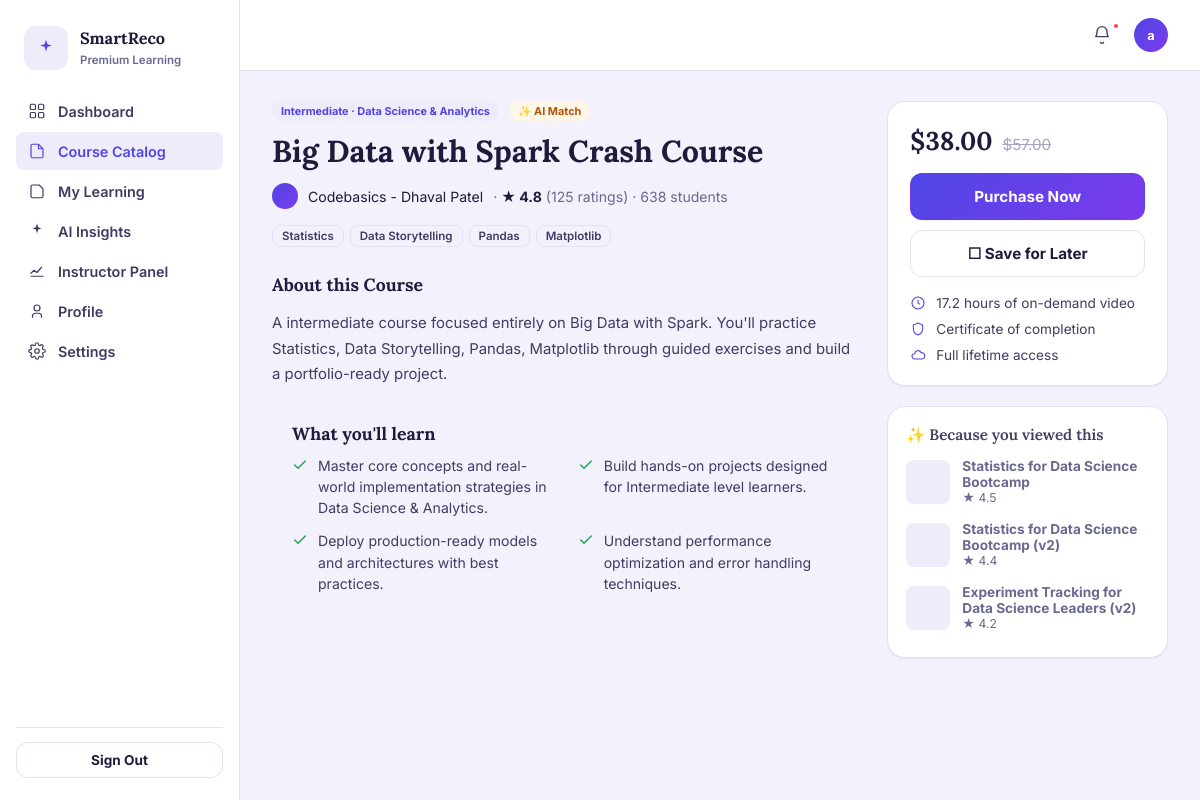
/products/101 (signed in), run on the app's committed database.
### database/models.py (models this page shows, shortened)
class User(Base):
    __tablename__ = "users"
    id = Column(Integer, primary_key=True, index=True)
    name = Column(String, nullable=True)
    email = Column(String, unique=True, index=True, nullable=False)
    password_hash = Column(String, nullable=False)
    role = Column(String, default="user", nullable=False)  # Backward compatibility: "user" | "admin"
    active_mode = Column(String, default="student", nullable=False)  # "student" | "instructor"
    interests = Column(String, nullable=True)  # comma-separated e.g. "AI/ML,Backend"
    interests_updated_at = Column(DateTime(timezone=True), nullable=True)
    experience_level = Column(String, nullable=True)  # "Beginner" | "Intermediate" | "Advanced"
    avatar_url = Column(String, nullable=True)
    created_at = Column(DateTime(timezone=True), server_default=func.now())
    updated_at = Column(DateTime(timezone=True), onupdate=func.now())
    profile = relationship("UserProfile", back_populates="user", uselist=False, cascade="all, delete-orphan")
    courses = relationship("Product", back_populates="instructor", foreign_keys="Product.instructor_id")
    enrollments = relationship("Enrollment", back_populates="user", cascade="all, delete-orphan")
    wishlists = relationship("Wishlist", back_populates="user", cascade="all, delete-orphan")
    events = relationship("Event", back_populates="user", cascade="all, delete-orphan")
    recommendations = relationship("Recommendation", back_populates="user", cascade="all, delete-orphan")

class Product(Base):
    __tablename__ = "products"
    id = Column(Integer, primary_key=True, index=True)
    title = Column(String, nullable=False, index=True)
    slug = Column(String, nullable=True, index=True)
    description = Column(Text, nullable=False)
    category = Column(String, nullable=False, index=True)
    category_id = Column(Integer, ForeignKey("categories.id", ondelete="SET NULL"), nullable=True)
    skills = Column(String, nullable=True)
    price = Column(Float, default=0.0, index=True)
    level = Column(String, nullable=True, index=True)  # "Beginner" | "Intermediate" | "Advanced"
    instructor_id = Column(Integer, ForeignKey("users.id", ondelete="SET NULL"), nullable=True, index=True)
    instructor_name = Column(String, nullable=True, index=True)
    rating = Column(Float, nullable=True, default=0.0, index=True)
    num_ratings = Column(Integer, nullable=True, default=0)
    enrolled_students = Column(Integer, nullable=True, default=0)
    duration_hours = Column(Float, nullable=True, default=0.0)
    status = Column(String, default="active", nullable=False, index=True)  # "active" | "draft" | "archived"
    created_at = Column(DateTime(timezone=True), server_default=func.now())
    updated_at = Column(DateTime(timezone=True), onupdate=func.now())
    instructor = relationship("User", back_populates="courses", foreign_keys=[instructor_id])
    reviews = relationship("Review", back_populates="product", cascade="all, delete-orphan")
    learning_outcomes = relationship("CourseLearningOutcome", back_populates="product", cascade="all, delete-orphan")

### routers/products.py (the view)
@router.get("/course-details", response_class=HTMLResponse)
@router.get("/products/{product_id}", response_class=HTMLResponse)
def product_detail(request: Request, product_id: Optional[int] = None, id: Optional[int] = None, db: Session = Depends(get_db)):
    user = get_current_user(request, db)
    if not user:
        return RedirectResponse("/login", status_code=302)
    target_id = product_id or id
    if not target_id:
        first_product = db.query(Product).order_by(Product.id).first()
        target_id = first_product.id if first_product else 1
    product = product_service.get_product(db, target_id)
    if not product:
        return RedirectResponse("/catalog", status_code=302)
    related = product_service.semantic_search_products(db, product.category, top_k=3)
    related = [r for r in related if r.id != product.id]
    wishlist_ids = product_service.get_user_wishlist_product_ids(db, user.id)
    is_saved = product.id in wishlist_ids
    enrolled = db.query(Enrollment).filter(
        Enrollment.user_id == user.id, Enrollment.product_id == product.id
    ).first()
    return templates.TemplateResponse(
        request,
        "course-details.html",
        {
            "user": user,
            "active_page": "catalog",
            "product": product,
            "related_products": related,
            "is_saved": is_saved,
            "is_enrolled": bool(enrolled),
        },
    )

### templates/course-details.html (shortened to what this page needs)
{% extends "base.html" %}
{% block content %}
<div class="sr-details-grid">
  <div>
    <div class="sr-details-meta">
      <span class="sr-badge">{{ product.level or 'All Levels' }} · {{ product.category }}</span>
      <span class="sr-badge sr-badge-ai">✨ AI Match</span>
    </div>
    <h1 class="sr-details-title">{{ product.title }}</h1>
    <div class="sr-instructor-row">
      <span class="sr-instructor-avatar"></span>
      <span>{{ product.instructor_name or 'Dr. Eleanor Vance' }}</span>
      <span class="sr-rating-inline">· <strong>★ {{ "%.1f"|format(product.rating or 4.9) }}</strong> ({{ product.num_ratings or 12450 }} ratings) · {{ product.enrolled_students or 145000 }} students</span>
    </div>
    <div class="sr-chip-row" style="margin-bottom:22px">
      {% if product.skills %}
        {% for skill in product.skills.split(',') %}
        <span class="sr-chip">{{ skill.strip() }}</span>
        {% endfor %}
      {% else %}
        <span class="sr-chip">Python</span>
        <span class="sr-chip">Machine Learning</span>
        <span class="sr-chip">Data Modeling</span>
      {% endif %}
    </div>
    <div class="sr-details-body">
      <h3>About this Course</h3>
      <p>{{ product.description }}</p>
      <div class="sr-learn-box">
        <h3 style="margin-top:0">What you'll learn</h3>
        <ul class="sr-learn-grid">
          <li><svg width="16" height="16" viewBox="0 0 24 24" fill="none"><path d="M4 12l5 5L20 6" stroke="currentColor" stroke-width="2" stroke-linecap="round" stroke-linejoin="round"/></svg> Master core concepts and real-world implementation strategies in {{ product.category }}.</li>
          <li><svg width="16" height="16" viewBox="0 0 24 24" fill="none"><path d="M4 12l5 5L20 6" stroke="currentColor" stroke-width="2" stroke-linecap="round" stroke-linejoin="round"/></svg> Build hands-on projects designed for {{ product.level or 'all' }} level learners.</li>
          <li><svg width="16" height="16" viewBox="0 0 24 24" fill="none"><path d="M4 12l5 5L20 6" stroke="currentColor" stroke-width="2" stroke-linecap="round" stroke-linejoin="round"/></svg> Deploy production-ready models and architectures with best practices.</li>
          <li><svg width="16" height="16" viewBox="0 0 24 24" fill="none"><path d="M4 12l5 5L20 6" stroke="currentColor" stroke-width="2" stroke-linecap="round" stroke-linejoin="round"/></svg> Understand performance optimization and error handling techniques.</li>
        </ul>
      </div>
    </div>
  </div>
  <div>
    <div class="sr-card sr-buy-card">
      <div class="sr-price-row">
        <span class="sr-price-now">{% if product.price == 0 %}Free{% else %}${{ "%.2f"|format(product.price) }}{% endif %}</span>
        {% if product.price > 0 %}
        <span class="sr-price-was">${{ "%.2f"|format(product.price * 1.5) }}</span>
        {% endif %}
      </div>
      {% if is_enrolled %}
      <button class="sr-btn sr-btn-primary sr-btn-block" disabled>Already Enrolled</button>
      {% else %}
      <button class="sr-btn sr-btn-primary sr-btn-block" id="enrollBtn" data-sr-track-click data-product-id="{{ product.id }}" data-source="course_enroll_cta">Purchase Now</button>
      {% endif %}
      <div style="height:10px"></div>
      <button class="sr-btn sr-btn-secondary sr-btn-block {% if is_saved %}is-active{% endif %}" id="saveBtn">
        {% if is_saved %}★ Saved for Later{% else %}☐ Save for Later{% endif %}
      </button>
      <ul class="sr-meta-list">
        <li><svg width="16" height="16" viewBox="0 0 24 24" fill="none"><circle cx="12" cy="12" r="9" stroke="currentColor" stroke-width="1.6"/><path d="M12 7v5l3 2" stroke="currentColor" stroke-width="1.6"/></svg> {{ product.duration_hours or 40 }} hours of on-demand video</li>
        <li><svg width="16" height="16" viewBox="0 0 24 24" fill="none"><path d="M12 3l7 3v6c0 4.5-3 7.5-7 9-4-1.5-7-4.5-7-9V6l7-3z" stroke="currentColor" stroke-width="1.6"/></svg> Certificate of completion</li>
        <li><svg width="16" height="16" viewBox="0 0 24 24" fill="none"><path d="M7 18a4 4 0 010-8 5 5 0 019.6-1.5A4.5 4.5 0 0118 18H7z" stroke="currentColor" stroke-width="1.6"/></svg> Full lifetime access</li>
      </ul>
    </div>
    <div class="sr-card sr-related-card">
      <h3 class="sr-eyebrow" style="margin:0 0 6px">✨ Because you viewed this</h3>
      {% for r in related_products %}
      <a class="sr-related-item" href="/course-details?id={{ r.id }}" data-sr-track-click data-product-id="{{ r.id }}" data-source="related">
        <span class="sr-related-thumb"></span>
        <span><strong>{{ r.title }}</strong><span>★ {{ "%.1f"|format(r.rating or 4.8) }}</span></span>
      </a>
      {% endfor %}
    </div>
  </div>
</div>
{% endblock %}

### templates/base.html (shortened to what this page needs)
<!DOCTYPE html>
<html lang="en">
<head>
<link rel="stylesheet" href="/static/styles.css">
</head>
<body>
<div class="sr-app">
  {% if user %}
  <aside class="sr-sidebar">
    <div class="sr-sidebar-brand">
      <div class="sr-brand-mark">
        <svg width="20" height="20" viewBox="0 0 24 24" fill="none"><path d="M12 2l1.8 5.6L19 9l-5.2 1.4L12 16l-1.8-5.6L5 9l5.2-1.4L12 2z" fill="currentColor"/></svg>
      </div>
      <div class="sr-sidebar-brand-text">
        <b>SmartReco</b>
        <span>Premium Learning</span>
      </div>
    </div>
    <nav class="sr-nav">
      <a class="sr-nav-item {% if active_page == 'dashboard' %}is-active{% endif %}" href="/dashboard">
        Dashboard
      </a>
      <a class="sr-nav-item {% if active_page == 'catalog' %}is-active{% endif %}" href="/catalog">
        <svg width="18" height="18" viewBox="0 0 24 24" fill="none"><path d="M4 5a2 2 0 012-2h8l6 6v10a2 2 0 01-2 2H6a2 2 0 01-2-2V5z" stroke="currentColor" stroke-width="1.6"/><path d="M14 3v6h6" stroke="currentColor" stroke-width="1.6"/></svg>
        Course Catalog
      </a>
      <a class="sr-nav-item {% if active_page == 'my_learning' %}is-active{% endif %}" href="/my-learning">
        <svg width="18" height="18" viewBox="0 0 24 24" fill="none"><path d="M4 19V6a2 2 0 012-2h9l5 5v10a2 2 0 01-2 2H6a2 2 0 01-2-2z" stroke="currentColor" stroke-width="1.6"/></svg>
        My Learning
      </a>
      <a class="sr-nav-item {% if active_page == 'ai_insights' %}is-active{% endif %}" href="/ai-insights">
        <svg width="18" height="18" viewBox="0 0 24 24" fill="none"><path d="M12 2l1.6 4.9L18 8.5l-4.4 1.6L12 15l-1.6-4.9L6 8.5l4.4-1.6L12 2z" fill="currentColor"/></svg>
        AI Insights
      </a>
      {% set curr_mode = user.active_mode if user and user.active_mode else (request.session.get('active_mode', 'student') if request else 'student') %}
      {% if curr_mode == 'instructor' or (user and user.role == 'admin') %}
      <a class="sr-nav-item {% if active_page == 'admin' %}is-active{% endif %}" href="/admin">
        <svg width="18" height="18" viewBox="0 0 24 24" fill="none"><path d="M4 19h16M4 15l4-4 4 3 6-7" stroke="currentColor" stroke-width="1.6" stroke-linecap="round" stroke-linejoin="round"/></svg>
        Instructor Panel
      </a>
      {% endif %}
      <a class="sr-nav-item {% if active_page == 'profile' %}is-active{% endif %}" href="/profile">
        <svg width="18" height="18" viewBox="0 0 24 24" fill="none"><circle cx="12" cy="8" r="4" stroke="currentColor" stroke-width="1.6"/><path d="M6 21v-2a4 4 0 014-4h4a4 4 0 014 4v2" stroke="currentColor" stroke-width="1.6"/></svg>
        Profile
      </a>
      <a class="sr-nav-item {% if active_page == 'settings' %}is-active{% endif %}" href="/settings">
        Settings
      </a>
    </nav>
    <div class="sr-sidebar-foot">
      <form action="/logout" method="POST">
        <button type="submit" class="sr-btn sr-btn-secondary sr-btn-block sr-btn-sm">Sign Out</button>
      </form>
    </div>
  </aside>
  <div>
    <header class="sr-topbar">
      <div class="sr-topbar-actions">
        <button class="sr-icon-btn" aria-label="Notifications"><span class="dot"></span>
          <svg width="20" height="20" viewBox="0 0 24 24" fill="none"><path d="M6 8a6 6 0 0112 0c0 5 2 6 2 6H4s2-1 2-6z" stroke="currentColor" stroke-width="1.6"/><path d="M10 20a2 2 0 004 0" stroke="currentColor" stroke-width="1.6"/></svg>
        </button>
        <div class="user-menu" style="position:relative;">
          <div class="sr-avatar" style="cursor:pointer;" onclick="toggleDropdown(event)">{{ user.name[0] if user and user.name else (user.email[0]|upper if user and user.email else 'U') }}</div>
        </div>
      </div>
    </header>
    <main class="sr-main">
      {% block content %}{% endblock %}
    </main>
  </div>
  {% else %}
    {% block unauth_content %}{% endblock %}
  {% endif %}
</div>
</body>
</html>

### data on the page
User: name "a"
Product: level "Intermediate", category "Data Science & Analytics", title "Big Data with Spark Crash Course", instructor_name "Codebasics - Dhaval Patel", rating "4.8", num_ratings "125", enrolled_students "638", description "A intermediate course focused entirely on Big Data with Spark. You'll practice Statistics, Data Storytelling, Pandas, Matplotlib through guided exercises and build a portfolio-ready project.", price "38.00", product.price*1.5 "57.00", duration_hours "17.2"
Product: title "Statistics for Data Science Bootcamp", rating "4.5"
Product: title "Statistics for Data Science Bootcamp (v2)", rating "4.4"
Product: title "Experiment Tracking for Data Science Leaders (v2)", rating "4.2"

### other printed values
{{ skill.strip() }} "Statistics" "Data Storytelling" "Pandas" "Matplotlib"
